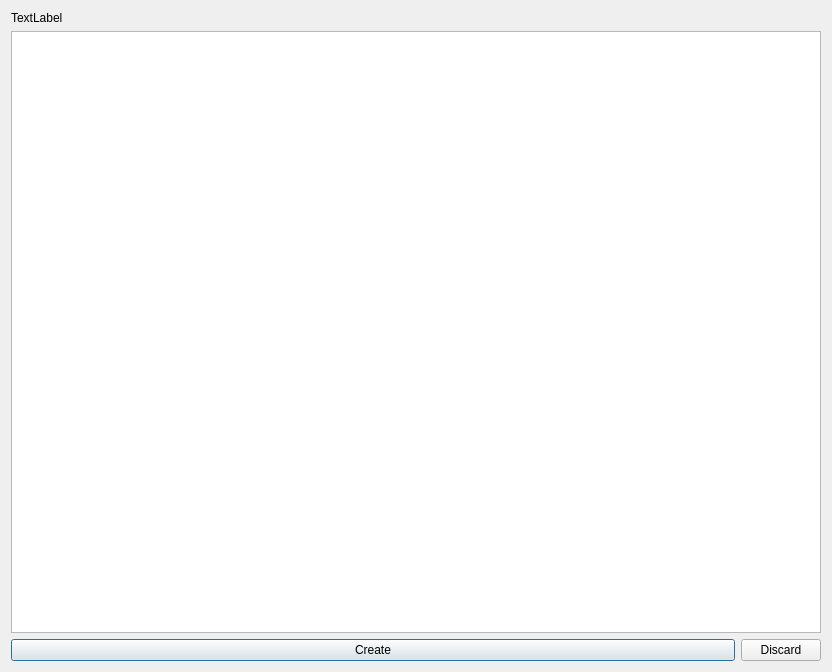
<?xml version="1.0" encoding="UTF-8"?>
<ui version="4.0">
 <class>DeviceStateWidget</class>
 <widget class="QDialog" name="DeviceStateWidget">
  <property name="geometry">
   <rect>
    <x>0</x>
    <y>0</y>
    <width>832</width>
    <height>672</height>
   </rect>
  </property>
  <property name="windowTitle">
   <string>Capture States</string>
  </property>
  <layout class="QGridLayout" name="gridLayout">
   <item row="2" column="0">
    <widget class="QPushButton" name="createButton">
     <property name="sizePolicy">
      <sizepolicy hsizetype="MinimumExpanding" vsizetype="Fixed">
       <horstretch>0</horstretch>
       <verstretch>0</verstretch>
      </sizepolicy>
     </property>
     <property name="text">
      <string>Create</string>
     </property>
    </widget>
   </item>
   <item row="1" column="0" colspan="2">
    <widget class="QTreeView" name="stateTree"/>
   </item>
   <item row="2" column="1">
    <widget class="QPushButton" name="discardButton">
     <property name="text">
      <string>Discard</string>
     </property>
    </widget>
   </item>
   <item row="0" column="0">
    <widget class="QLabel" name="infoLabel">
     <property name="text">
      <string>TextLabel</string>
     </property>
    </widget>
   </item>
  </layout>
 </widget>
 <resources/>
 <connections/>
</ui>
